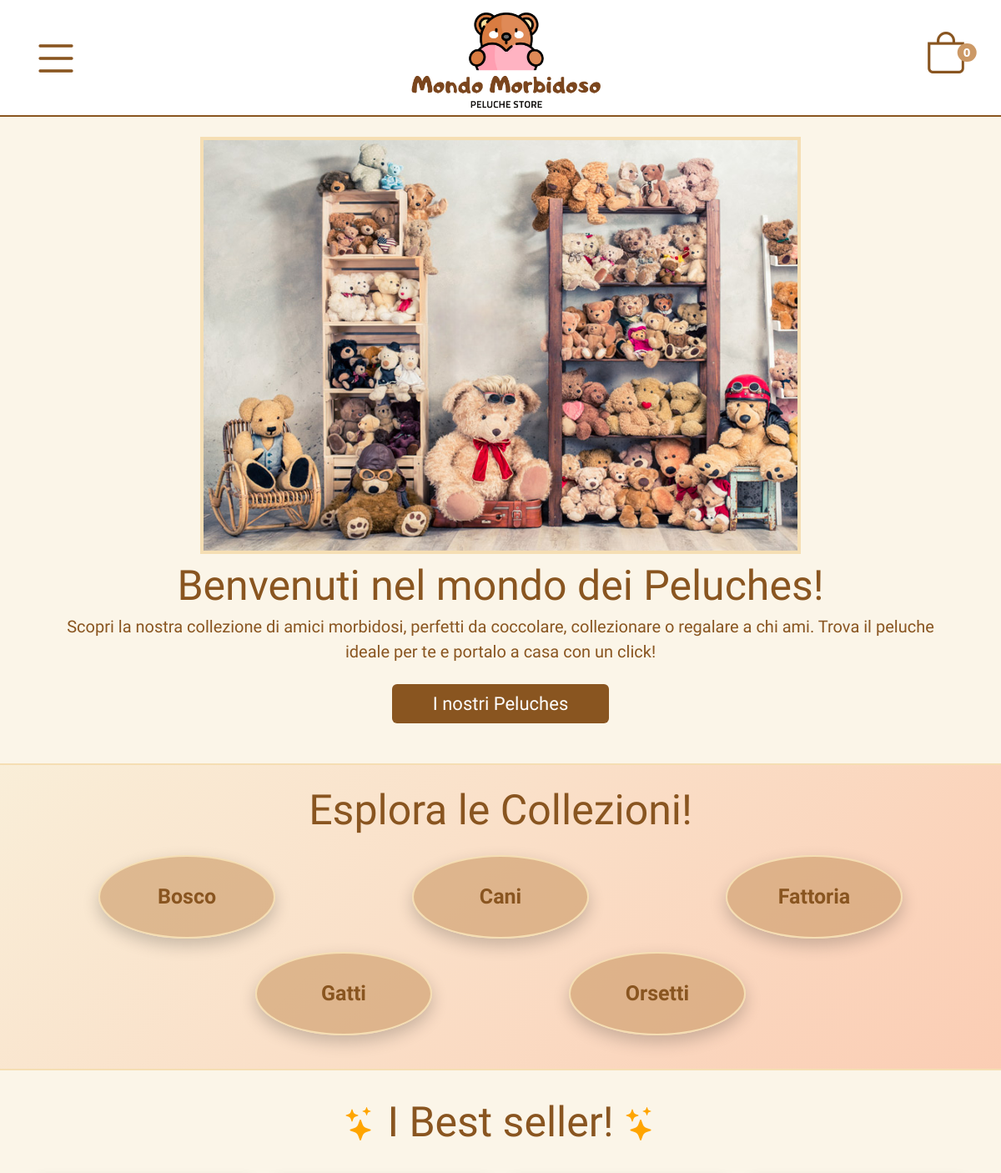
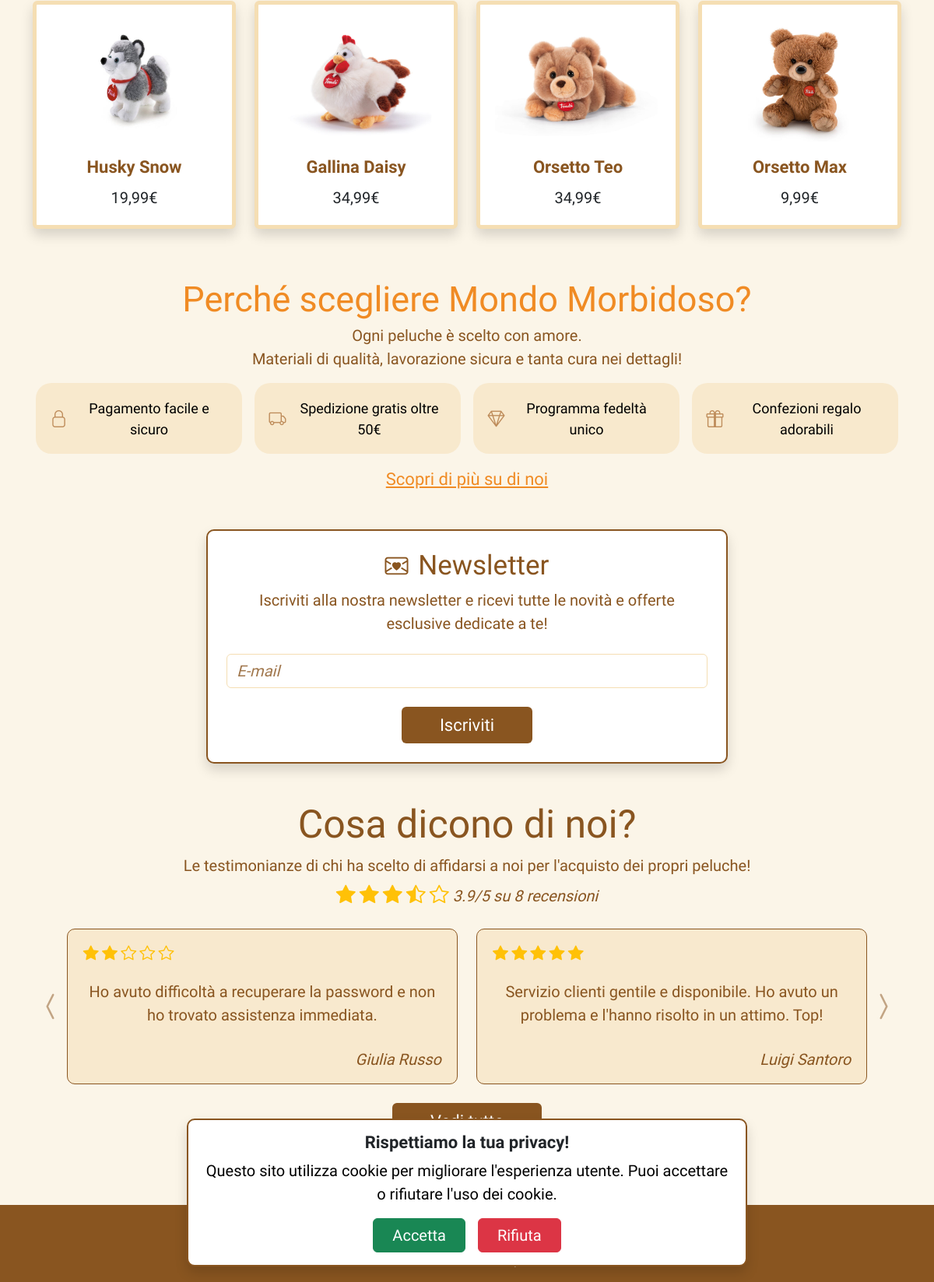
/php/index.php, run on the app's committed database (2 pictures, top to bottom).
### tables this page shows
create table CATEGORIA (
     Nome_categoria VARCHAR(50) not null,
     primary key (Nome_categoria));

create table PRODOTTO (
     Id_prodotto INT not null auto_increment,
     Nome VARCHAR(100) not null,
     Descrizione TEXT not null,
     Immagine VARCHAR(255) not null,
     Grandezza VARCHAR(50) not null,
     Scorta INT not null,
     Prezzo DECIMAL(10,2) not null,
     Prezzo_punti INT not null,
     Nome_categoria VARCHAR(50) not null,
     attivo BOOLEAN not null default 1,
     primary key (Id_prodotto),
     foreign key (Nome_categoria) references CATEGORIA (Nome_categoria) ON DELETE CASCADE);

create table RECENSIONE (
     Id_recensione INT not null auto_increment,
     Data DATE not null,
     Voto INT not null check (Voto between 1 and 5),
     Commento TEXT not null,
     E_mail VARCHAR(100) not null,
     primary key (Id_recensione),
     foreign key (E_mail) references UTENTE (E_mail) ON UPDATE CASCADE);

create table UTENTE (
     E_mail VARCHAR(100) not null,
     Nome VARCHAR(50) not null,
     Cognome VARCHAR(50) not null,
     Numero_telefono VARCHAR(15),
     Data_di_nascita DATE default null,
     Password VARCHAR(255) not null,
     Punti INT not null default 0,
     Admin BOOLEAN not null default false,
     primary key (E_mail));

### php/index.php (called while the page is built, shortened)
<?php
require_once("bootstrap.php");
$templateParams["titolo"] = "Mondo Morbidoso - Home";
$templateParams["nome"] = "indexC.php";
$mediaVoti = $dbhost->getMediaVoti();
$numRecensioni = $dbhost->getNumeroRecensioni();
$templateParams["categorie"] = $dbhost->getCategories();
$templateParams["prodotti"] = $dbhost->getBestSellers();
$templateParams["recensioni"] = $dbhost->getAllRecensioni();
$numeroprodotti = 0;
require("../template/base.php");
?>

### db/database.php (called while the page is built, shortened)
<?php
class DatabaseHelper {
    private $db;
    public function __construct($servername, $username, $password, $dbname, $port) {
        $this->db = new mysqli($servername, $username, $password, $dbname, $port);
    }
    public function getMediaVoti() {
        $stmt = $this->db->prepare("
            SELECT AVG(Voto) AS media_voti FROM recensione
        ");
        $stmt->execute();
        $result = $stmt->get_result();
        $row = $result->fetch_assoc();
        return $row["media_voti"] ? number_format($row["media_voti"], 1) : "0.0";
    }
    public function getNumeroRecensioni() {
        $stmt = $this->db->prepare("
            SELECT COUNT(*) AS numero_recensioni FROM recensione
        ");
        $stmt->execute();
        $result = $stmt->get_result();
        $row = $result->fetch_assoc();
        return $row["numero_recensioni"];
    }
    public function getBestSellers() {
        $n = 4;
        $stmt = $this->db->prepare("SELECT P.*, SUM(PO.Quantita) AS TotaleVenduto
        FROM PRODOTTO P
        JOIN prodotto_ordinato PO ON P.Id_prodotto = PO.Id_prodotto
        JOIN ORDINE O ON PO.Id_ordine = O.Id_ordine
        WHERE O.Stato IN ('Spedito', 'Consegnato') AND P.attivo = 1
        GROUP BY P.Id_prodotto
        ORDER BY TotaleVenduto DESC
        LIMIT ?");
        $stmt->bind_param("i", $n);
        $stmt->execute();
        $result = $stmt->get_result();
        return $result->fetch_all(MYSQLI_ASSOC);
    }
    public function getCategories() {
        $stmt = $this->db->prepare("SELECT * FROM categoria");
        $stmt->execute();
        $result = $stmt->get_result();
        return $result->fetch_all(MYSQLI_ASSOC);
    }
    public function getAllRecensioni() {
        $query = "SELECT u.Nome, u.Cognome, r.Voto, r.Commento, r.Data, r.Id_recensione
                  FROM RECENSIONE r
                  JOIN UTENTE u ON r.E_mail = u.E_mail ORDER BY r.Id_recensione DESC";
        $stmt = $this->db->prepare($query);
        $stmt->execute();
        $result = $stmt->get_result();
        return $result->fetch_all(MYSQLI_ASSOC);
    }
}
?>

### php/bootstrap.php (called while the page is built, shortened)
<?php
require_once("../utilities/functions.php");
require_once("../db/database.php");
$dbhost = new DatabaseHelper("localhost", "root", "", "morbidoso", 3306);
?>

### template/indexC.php (the view, shortened to what this page needs)
<img class="img-vetrina mt-4" src="../utilities/img/Peluches-Home.png" alt="vetrina" />
<h1 class="title mt-2 ms-3 me-3 mb-1">Benvenuti nel mondo dei Peluches!</h1>
<p class="text welcome-message ms-3 me-3">
    Scopri la nostra collezione di amici morbidosi, perfetti da coccolare, collezionare o regalare a chi ami.
    Trova il peluche ideale per te e portalo a casa con un click!
</p>
<div class="text-center mt-4">
    <a href="../php/prodotti.php" class="btn ps-5 pe-5 button">I nostri Peluches</a>
</div>
<div class="catcontainer mt-5 pt-4 pe-5 ps-5 pb-4">
    <h2 class="title mb-4">Esplora le Collezioni!</h2>
    <div class="row justify-content-center">
        <?php foreach($templateParams["categorie"] as $categoria): ?>
            <div class="col-6 col-md-4 text-center mb-3">
                <a href="../php/prodotti.php?categoria=<?php echo $categoria["Nome_categoria"]; ?>">
                    <div class="rounded-circle d-flex align-items-center justify-content-center mx-auto category">
                        <?php echo $categoria["Nome_categoria"]; ?>
                    </div>
                </a>
            </div>
        <?php endforeach; ?>
    </div>
</div>
<h2 class="title mt-4 pt-2"><span class="bi bi-stars" aria-hidden="true"></span> I Best seller! <span class="bi bi-stars" aria-hidden="true"></span></h2>
<div class="container d-none d-md-block">
    <div class="row row-cols-md-4 gx-4">
        <?php foreach ($templateParams["prodotti"] as $prodotto): ?>
            <div class="col">
                <div class="card rounded shadow bg-white text-center custom-box-md pt-3 ps-2 pe-2 pb-1 mt-4">
                    <a href="../php/dettaglioProdotto.php?id=<?php echo $prodotto["Id_prodotto"]; ?>" class="text-decoration-none">
                        <img src="<?php echo IMG_DIR . $prodotto['Immagine']; ?>" class="carousel-img d-block w-100" alt="<?php echo $prodotto['Nome']; ?>">
                        <p class="carousel-title text-center mt-3 mb-2 fw-bold"><?php echo $prodotto['Nome']; ?></p>
                    </a>
                    <p class="text-center text-dark text"><?php echo getFormattedPrice($prodotto["Prezzo"]); ?></p>
                </div>
            </div>
        <?php endforeach; ?>
    </div>
</div>
<section class="mt-5 pt-3">
  <div class="container text-center ps-0 pe-0">
    <h2 class="title why-title mb-1">Perché scegliere Mondo Morbidoso?</h2>
    <p class="text ms-3 me-3">
      Ogni peluche è scelto con amore.<br/>Materiali di qualità, lavorazione sicura e tanta cura nei dettagli!
    </p>
    <div class="row mb-3 ms-2 me-2 g-3 justify-content-center">
        <div class="col-6 col-md-3">
            <div class="why-item d-flex justify-content-center align-items-center p-3">
                <span class="bi bi-lock me-1 why-icon" aria-hidden="true"></span>
                <p class=" text text-center mb-0">Pagamento facile e sicuro</p>
            </div>
        </div>
        <div class="col-6 col-md-3">
            <div class="why-item d-flex justify-content-center align-items-center p-3">
                <span class="bi bi-truck me-2 why-icon" aria-hidden="true"></span>
                <p class="text text-center mb-0">Spedizione gratis oltre 50€</p>
            </div>
        </div>
        <div class="col-6 col-md-3">
            <div class="why-item d-flex justify-content-center align-items-center p-3">
                <span class="bi bi-gem me-1 why-icon" aria-hidden="true"></span>
                <p class="text text-center mb-0">Programma fedeltà unico</p>
            </div>
        </div>
        <div class="col-6 col-md-3">
            <div class="why-item d-flex justify-content-center align-items-center p-3">
                <span class="bi bi-gift me-2 why-icon" aria-hidden="true"></span>
                <p class="text text-center mb-0">Confezioni regalo adorabili</p>
            </div>
        </div>
    </div>
    <a href="../php/informazioni.php" class="why-more">Scopri di più su di noi</a>
  </div>
</section>
<div class="container mt-5" id="newsletter">
    <div class="box p-4 shadow newsletter-box">
        <div class=" text-center text-centerP">
            <h3 class="title"><span class="bi bi-envelope-heart me-1" aria-hidden="true"></span> Newsletter</h3>
            <p class="text mb-4">Iscriviti alla nostra newsletter e ricevi tutte le novità e offerte esclusive dedicate a te!</p>
            <form method="POST" action="#newsletter">
                <div class="mb-4">
                    <input id="newsletter-email" type="email" class="form-control text text-input" name="email" placeholder="E-mail" required>
                </div>
                <button type="submit" class="btn button ps-5 pe-5">Iscriviti</button>
            </form>
        </div>
    </div>
</div>
<section class="pt-5">
    <div class="container text-center">
        <h4 class="title">Cosa dicono di noi?</h4>
        <p class="text ms-3 me-3 mb-1">Le testimonianze di chi ha scelto di affidarsi a noi per l'acquisto dei propri peluche!</p>
        <div>
            <p class="star-rating">
                <?php echo getStarRating($mediaVoti); ?>
                <?php echo number_format($mediaVoti, 1); ?>/5 su <?php echo $numRecensioni; ?> recensioni
            </p>
        </div>
        <?php if (!empty($templateParams["recensioni"])): ?>
            <div id="carouselRecensioniDesktop" class="carousel slide mt-4 d-none d-md-block carousel-reviews" data-bs-ride="carousel">
                <div class="carousel-inner">
                    <?php for ($i = 0; $i < count($templateParams["recensioni"]); $i += 2): ?>
                        <div class="carousel-item <?php echo $i === 0 ? 'active' : ''; ?>">
                            <div class="d-flex justify-content-center align-items-center gap-4">
                                <?php for ($j = 0; $j < 2; $j++): ?>
                                    <?php if (isset($templateParams["recensioni"][$i + $j])):
                                        $recensione = $templateParams["recensioni"][$i + $j]; ?>
                                        <div class="recensione-box p-3">
                                            <div class="stars-reviews ms-1"><?php echo getStarRating($recensione['Voto']); ?></div>
                                            <p class="text mt-2 ms-1 me-1"><?php echo htmlspecialchars($recensione['Commento']); ?></p>
                                            <p class="text-italic text-end mb-0 me-1"><?php echo $recensione['Nome'] . ' ' . $recensione['Cognome']; ?></p>
                                        </div>
                                    <?php endif; ?>
                                <?php endfor; ?>
                            </div>
                        </div>
                    <?php endfor; ?>
                </div>
                <button class="carousel-control-prev" type="button" data-bs-target="#carouselRecensioniDesktop" data-bs-slide="prev">
                    <span class="bi bi-chevron-compact-left" aria-hidden="true"></span>
                </button>
                <button class="carousel-control-next" type="button" data-bs-target="#carouselRecensioniDesktop" data-bs-slide="next">
                    <span class="bi bi-chevron-compact-right" aria-hidden="true"></span>
                </button>
            </div>
        <?php endif; ?>
    </div>
    <div class="text-center mt-4">
        <a href="../php/recensioni.php" class="btn button ps-5 pe-5">Vedi tutte</a>
    </div>
</section>
<div class="cookie shadow p-3" id="cookie-banner">
    <h5 class="text fw-bold">Rispettiamo la tua privacy!</h5>
    <p class="text">Questo sito utilizza cookie per migliorare l'esperienza utente. Puoi accettare o rifiutare l'uso dei cookie.</p>
    <div class="d-flex justify-content-center gap-3">
        <button id="acceptCookies" class="btn btn-success text pe-4 ps-4">Accetta</button>
        <button id="rejectCookies" class="btn btn-danger text pe-4 ps-4">Rifiuta</button>
    </div>
</div>

### template/base.php (shortened to what this page needs)
<!DOCTYPE html>
<html lang="it">
<head>
    <link href="https://cdn.jsdelivr.net/npm/bootstrap@5.3.3/dist/css/bootstrap.min.css" rel="stylesheet">
    <link href="https://cdn.jsdelivr.net/npm/bootstrap-icons/font/bootstrap-icons.css" rel="stylesheet">
    <link rel="stylesheet" type="text/css" href="../css/style.css?v=117" />
</head>
<body>
    <header>
        <button class="btn button-empty" type="button" data-bs-toggle="offcanvas" data-bs-target="#offcanvasLeft" aria-controls="offcanvasLeft">
            <span class="bi bi-list" aria-hidden="true"></span>
        </button>
        <a href="../php/index.php">
            <img src="../utilities/logo/logopeluche.png" alt="Logo"/>
        </a>
        <?php if(isAdminLoggedIn()): ?>
            <a href="../php/account.php" class="btn position-relative user pe-3 ps-1 button-empty">
                <span class="bi bi-person" aria-hidden="true"></span>
                <span class="position-absolute top-50 start-60 translate-middle badge rounded-pill user-badge">
                    <?php echo $nuovenotificheadmin ?>
                </span>
            </a>
        <?php else: ?>
            <?php $currentPage = basename($_SERVER['PHP_SELF']); ?>
            <?php if($currentPage === "carrello.php"): ?>
                <a href="../php/carrello.php" class="btn position-relative cart pe-3 ps-1 button-empty">
                    <span class="bi bi-bag" aria-hidden="true"></span>
                    <span class="position-absolute top-50 start-75 translate-middle badge rounded-pill cart-badge">
                        <?php echo $numeroprodotti ?>
                    </span>
                </a>
            <?php else: ?>
                <button class="btn position-relative cart pe-3 ps-1 button-empty" data-bs-toggle="offcanvas" data-bs-target="#offcanvasRight" aria-controls="offcanvasRight">
                    <span class="bi bi-bag" aria-hidden="true"></span>
                    <span class="position-absolute top-50 start-75 translate-middle badge rounded-pill cart-badge">
                        <?php echo $numeroprodotti ?>
                    </span>
                </button>
            <?php endif; ?>
        <?php endif; ?>
    </header>
    <main>
        <?php
        require($templateParams["nome"]);
        ?>
    </main>
    <footer class="pt-2 pb-3 mt-4">
        <a href="../php/assistenza.php">Assistenza Clienti</a><br>
        <a href="../php/informazioni.php">Informazioni su Mondo Morbidoso</a><br>
        <a href="../php/privacy.php">Informativa Privacy</a>
    </footer>
</body>
</html>

### utilities/functions.php (shortened to what this page needs)
<?php
function getFormattedPrice($price) {
    return number_format($price, 2, ',', '.') . '€';
}
function getStarRating($rating) {
    $fullStars = floor($rating);
    $halfStar = ($rating - $fullStars >= 0.5) ? 1 : 0;
    $emptyStars = 5 - ($fullStars + $halfStar);
    $stars = str_repeat('<span class="bi bi-star-fill text-warning" aria-hidden="true"></span> ', $fullStars);
    if ($halfStar) {
        $stars .= '<span class="bi bi-star-half text-warning" aria-hidden="true"></span> ';
    }
    $stars .= str_repeat('<span class="bi bi-star text-warning" aria-hidden="true"></span> ', $emptyStars);
    return $stars;
}
function isAdminLoggedIn() {
    return isset($_SESSION['utente']) && isset($_SESSION['admin']) && $_SESSION['admin'];
}
?>

### data on the page
categoria: Nome_categoria "Bosco"
categoria: Nome_categoria "Cani"
categoria: Nome_categoria "Fattoria"
categoria: Nome_categoria "Gatti"
categoria: Nome_categoria "Orsetti"
prodotto: Immagine (picture), Nome "Husky Snow", Prezzo "19,99€"
prodotto: Immagine (picture), Nome "Gallina Daisy", Prezzo "34,99€"
prodotto: Immagine (picture), Nome "Orsetto Teo", Prezzo "34,99€"
prodotto: Immagine (picture), Nome "Orsetto Max", Prezzo "9,99€"
recensione: Voto 2 (drawn), Commento "Ho avuto difficoltà a recuperare la password e non ho trovato assistenza immediata.", E_mail.Nome "Giulia", E_mail.Cognome "Russo"
recensione: Voto 5 (drawn), Commento "Servizio clienti gentile e disponibile. Ho avuto un problema e l'hanno risolto in un attimo. Top!", E_mail.Nome "Luigi", E_mail.Cognome "Santoro"

### other printed values
$numeroprodotti "0"
$mediaVoti "3.9"
$numRecensioni "8"
